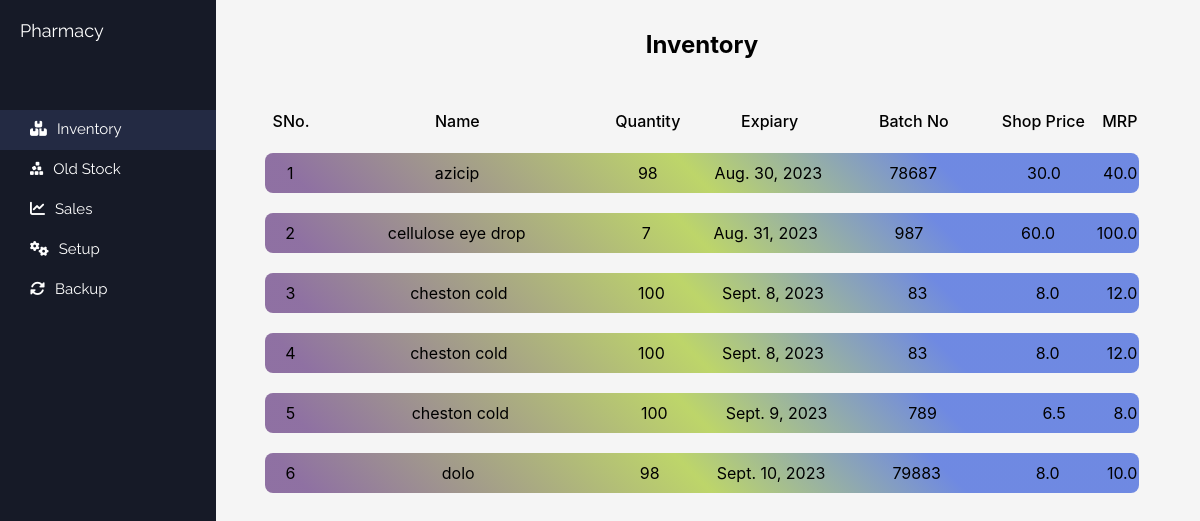
/inventory (signed in), run on the app's committed database.
### inventory/models.py (models this page shows, shortened)
class medicines(models.Model):
    name = models.CharField(max_length=100)
    composition = models.CharField(max_length=200)
    quantity = models.IntegerField()
    purchasedPrice = models.FloatField(blank=True, null=True)
    batchNo = models.CharField(max_length = 100, blank = True, null = True)
    price = models.FloatField()
    expiryDate = models.DateField()
    HSN = models.CharField(max_length=100, null = True, blank = True)

### inventory/views.py (the view)
# urls.py: path('inventory',StockItems),
@login_required
def StockItems(request):
    if checkProfile(request):
        return redirect('/setup')
    data = medicines.objects.filter(quantity__gte=1)
    return render(request,'items.html',{'data':data})

### inventory/views.py (called while the page is built)
def checkProfile(request):
    try:
        profile.objects.get(id=1)
    except:
        return True

### templates/items.html (shortened to what this page needs)
<!DOCTYPE html>
<html lang="en">
<head>
</head>
<body>
    <nav>
        <div class="top">
            <h5 onclick="window.location.href = '/'">Pharmacy</h5>
        </div>
        <div class="navs">
            <div class="value active"  onclick="window.location.href = '/inventory'"><i class="fa-solid fa-boxes-stacked"></i>Inventory</div>
            <div class="value"  onclick="window.location.href = '/oldstock'"><i class="fa-solid fa-cubes-stacked"></i>Old Stock</div>
            <div class="value"  onclick="window.location.href = '/analyse'"><i class="fa-solid fa-chart-line"></i>Sales</div>
            <div class="value"  onclick="window.location.href = '/setup'"><i class="fa-solid fa-gears"></i>Setup</div>
            <div class="value"  onclick="window.location.href = '/backup'"><i class="fa-solid fa-rotate"></i>Backup</div>
        </div>
    </nav>
    <section>
        <h2
            style="width: 100%; text-align: center; margin-top: 30px; font-family: -apple-system, BlinkMacSystemFont, 'Segoe UI', Roboto, Oxygen, Ubuntu, Cantarell, 'Open Sans', 'Helvetica Neue', sans-serif; margin-bottom: 50px;">
            Inventory
        </h2>
        <table class="itemheader">
            <tr>
                <td>SNo.</td>
                <td>Name</td>
                <td>Quantity</td>
                <td>Expiary</td>
                <td>Batch No</td>
                <td>Shop Price</td>
                <td>MRP</td>
            </tr>
        </table>
        {%for meds in data%}
        {% if meds.quantity != 0 %}
        <div class="item">
            <table style="width: 100%; height: 100%; font-family: -apple-system, BlinkMacSystemFont, 'Segoe UI', Roboto, Oxygen, Ubuntu, Cantarell, 'Open Sans', 'Helvetica Neue', sans-serif; font-weight: 400; text-align: center;">
                <tr>
                    <td>{{forloop.counter}}</td>
                    <td>{{meds.name}}</td>
                    <td>{{meds.quantity}}</td>
                    <td>{{meds.expiryDate}}</td>
                    <td>{{meds.batchNo}}</td>
                    <td>{{meds.purchasedPrice}}</td>
                    <td>{{meds.price}}</td>
                </tr>
            </table>
        </div>
        {%endif%}
        {%endfor%}
    </section>
</body>
</html>

### templates/items.html (style rules this page uses)
* { margin: 0; padding: 0; }
body { background-color: #f5f5f5; display: flex; }
nav { width: 18vw; background-color: #161a27; height: 100vh; color: white; font-family: 'Raleway', sans-serif; position: fixed; }
.top { width: 100%; height: 60px; }
.top>h5 { color: #fff; text-align: left; margin-left: 20px; padding-top: 20px; font-size: 18px; font-weight: 300; word-spacing: 10px; font-weight: 400; }
.navs { margin-top: 50px; width: 100%; }
.value { height: 30px; padding: 10px 0px 0 30px; cursor: pointer; font-size: 15px; }
.active { background-color: #232a43; }
.fa-solid { margin-right: 10px; }
section { margin-left: 18vw; width: 81vw; overflow-x: hidden; overflow-y: auto; }
.item { width: 90%; border-radius: 8px; background: rgb(126, 91, 149); background: -moz-linear-gradient(45deg, rgba(126, 91, 149, 0.8575805322128851) 5%, rgba(171, 203, 60, 0.7511379551820728) 49%, rgba(82, 114, 222, 0.8239670868347339) 77%); background: -webkit-linear-gradient(45deg, rgba(126, 91, 149, 0.8575805322128851) 5%, rgba(171, 203, 60, 0.7511379551820728) 49%, rgba(82, 114, 222, 0.8239670868347339) 77%); background: linear-gradient(45deg, rgba(126, 91, 149, 0.8575805322128851) 5%, rgba(171, 203, 60, 0.7511379551820728) 49%, rgba(82, 114, 222, 0.8239670868347339) 77%); filter: progid:DXImageTransform.Microsoft.gradient(startColorstr="#7e5b95", endColorstr="#5272de", GradientType=1); height: 40px; margin: 20px auto 0 auto }
.itemheader { margin: 20px auto 0 auto; width: 90%; text-align: center; font-family: -apple-system, BlinkMacSystemFont, 'Segoe UI', Roboto, Oxygen, Ubuntu, Cantarell, 'Open Sans', 'Helvetica Neue', sans-serif; font-weight: 500; }
td:nth-child(1) { width: 50px; }
td:nth-child(2) { width: 300px; }
td:nth-child(3) { width: 100px; }
td:nth-child(4) { width: 150px; }
td:nth-child(5) { width: 150px; }
td:nth-child(6) { width: 120px; }

### data on the page
medicines: name "azicip", quantity "98", expiryDate "Aug. 30, 2023", batchNo "78687", purchasedPrice "30.0", price "40.0"
medicines: name "cellulose eye drop", quantity "7", expiryDate "Aug. 31, 2023", batchNo "987", purchasedPrice "60.0", price "100.0"
medicines: name "cheston cold", quantity "100", expiryDate "Sept. 8, 2023", batchNo "83", purchasedPrice "8.0", price "12.0"
medicines: name "cheston cold", quantity "100", expiryDate "Sept. 8, 2023", batchNo "83", purchasedPrice "8.0", price "12.0"
medicines: name "cheston cold", quantity "100", expiryDate "Sept. 9, 2023", batchNo "789", purchasedPrice "6.5", price "8.0"
medicines: name "dolo", quantity "98", expiryDate "Sept. 10, 2023", batchNo "79883", purchasedPrice "8.0", price "10.0"
